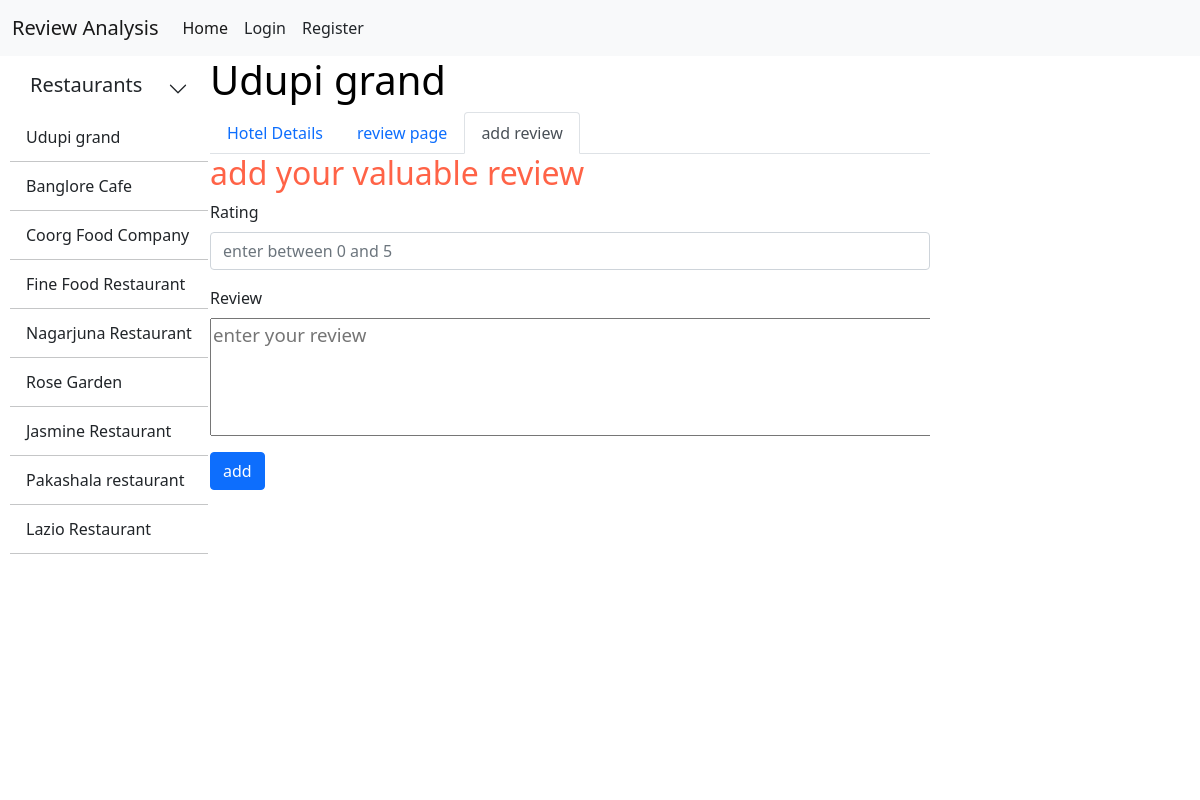
The page /addreview/1 on the database its author committed.
### tables this page shows
CREATE TABLE hotel(
    hotelid integer PRIMARY KEY AUTOINCREMENT,
    hotelname text NOT NULL,
    address text,
    overall_rating integer,
    weblink text,
    phone integer , 
    image_name text, 
    totalmenu integer, 
    totalworkers integer
);

### app.py (the view, shortened to what this page needs)
@app.route('/addreview/<hotelid>', methods = ["POST", "GET"])
def addreview(hotelid):
    user = get_current_user()
    db = get_database()
    hotel_cur = db.execute("select * from hotel")
    allhotels = hotel_cur.fetchall()
    hotel_one = db.execute("select * from hotel where hotelid = ?",[hotelid])
    single_hotel = hotel_one.fetchone()
    review_cur = db.execute("select * from review where hotelid = ?",[hotelid])
    allreviews = review_cur.fetchall()
    return render_template('addreview.html',allhotels = allhotels,
        allreviews=allreviews,single_hotel = single_hotel,user = user)

### app.py (called while the page is built)
@app.teardown_appcontext
def close_database(error):
    if hasattr(g, 'hotel_db'):
        g.hotel_db.close()

def get_current_user():
    user_result = None
    if 'user' in session:
        user = session['user']
        db = get_database()
        user_cur = db.execute('select * from users where username = ?', [user])
        user_result = user_cur.fetchone()
    return user_result

### database.py (called while the page is built)
def connect_to_database():
    sql = sqlite3.connect('C:/Users/bbkbh/OneDrive/Desktop/project/review_analysis/hotel_review_app/hotel.db')
    sql.row_factory = sqlite3.Row
    return sql

def get_database():
    if not hasattr(g, 'hotel_db'):
        g.hotel_db = connect_to_database()
    return g.hotel_db

### templates/addreview.html (shortened to what this page needs)
{% from "showlinks.html" import showlinks %}
<!doctype html>
<html lang="en">
  <head>
    <link href="https://cdn.jsdelivr.net/npm/bootstrap@5.1.3/dist/css/bootstrap.min.css" rel="stylesheet">
  </head>
  <body>
      <div class="parent">
          <div class="child child1">
            {{ showlinks(user) }}
          </div>
          <div class="child child2">
            <div class="left">
                <div class="leftfix">
                    <div class="dropdownbutton">
                        <div class="accordion accordion-flush" id="accordionFlushExample">
                          <div class="accordion-item">
                            <h2 class="accordion-header" id="flush-headingOne">
                              <div class="accordion-button collapsed" >
                                <b><h5>Restaurants</h5></b>
                              </div>
                            </h2>
                            <div >
                              <div>
                                  <ul class="list-group list-group-flush " >
                                    {% for hotel in allhotels %}
                                      <a style="text-decoration: none;" class="dropdown-item" href="{{ url_for('addreview', hotelid = hotel['hotelid'] )}}">{{hotel['hotelname']}}</a>
                                      <hr class="dropdown-divider">
                                    {% endfor %}
                                    </ul>
                              </div>
                            </div>
                          </div>
                        </div>
                      </div>
                </div>
            </div>
            <div class="center">
                <h1 style="color: black;">{{single_hotel['hotelname']}}</h1>
                <ul class="nav nav-tabs">
                  <li class="nav-item">
                    <a class="nav-link"  href="{{ url_for('viewonehotel', name = single_hotel['image_name'] )}}">Hotel Details</a>
                  </li>
                  <li class="nav-item">
                    <a class="nav-link"  href="{{ url_for('viewreview', hotelid = single_hotel['hotelid'] )}}">review page</a>
                  </li>
                  <li class="nav-item">
                    <a class="nav-link active" aria-current="page" href="{{ url_for('addreview', hotelid = single_hotel['hotelid'] )}}">add review</a>
                  </li>
                </ul>
                <div class="review">
                    <h2 style="color: tomato;">add your valuable review</h2>
                    <form action="{{ url_for('addreview', hotelid = single_hotel['hotelid']) }}" method="POST" >
                        <div class="mb-3">
                            <label for="name" class="form-label">Rating</label>
                            <input type="text" class="form-control" id="rating" name="rating" placeholder="enter between 0 and 5" required>
                        </div>
                        <div class="mb-3">
                            <label for="name" class="form-label">Review</label>
                            <textarea  name="message" rows="4" cols="80" required="required" placeholder="enter your review" style="font-size: 14pt;display: block;"></textarea>
                        </div>
                        <button type="submit" class="btn btn-primary btn-block btn-large">add</button>
                    </form>
                </div>
            </div>
            <div class="right">
            </div>
          </div>
      </div>
  </body>
</html>

### templates/addreview.html (style rules this page uses)
html, body { height: 100%; margin: 0 ; padding: 0; }
.parent { display: grid; height: 100%; grid-template-columns: 1fr; grid-template-rows: auto 1fr; overflow: hidden; }
.child2 { display: flex; justify-content: space-around; }
.left { width: 15%; }
.leftfix { position: fixed; height: 500px; overflow-y: auto; }
.center { width: 60%; }
a { text-decoration: none; }
.review { height: 440px; overflow-y: auto; }
.right { width: 20%; }
.right { position: relative; background-color: white; border-radius: 2%; }

### rows shown on the page
hotel: hotelname "Udupi grand"
hotel: hotelname "Banglore Cafe"
hotel: hotelname "Coorg Food Company"
hotel: hotelname "Fine Food Restaurant"
hotel: hotelname "Nagarjuna Restaurant"
hotel: hotelname "Rose Garden"
hotel: hotelname "Jasmine Restaurant"
hotel: hotelname "Pakashala restaurant"
hotel: hotelname "Lazio Restaurant"
